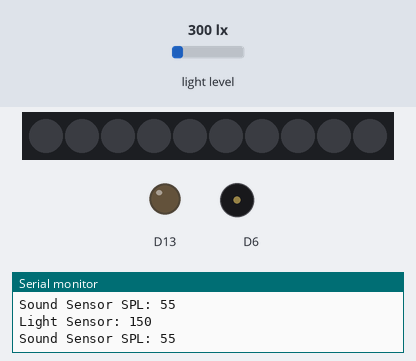
A sketch run on a simulated Adafruit Circuit Playground Express. On the bench: 10 RGB LEDs in strip order, left to right, output pins drawn as LEDs (lit = HIGH), buzzer (waves = sounding), the last lines printed to the serial monitor. The test bench sets the inputs (shaded band); at power-on: light level 300 lx.

Above: at 1.2 s.
1.3 s: light level set to 46 lx
2.8 s: light level set to 37 lx
At 3.07 s:
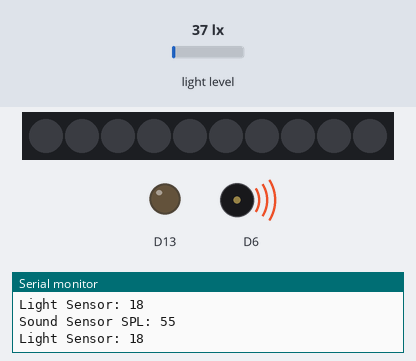
4.9 s: light level set to 500 lx
At 6.1 s:
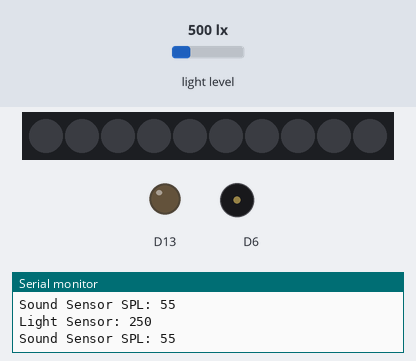
6.4 s: light level set to 40 lx
At 6.58 s:
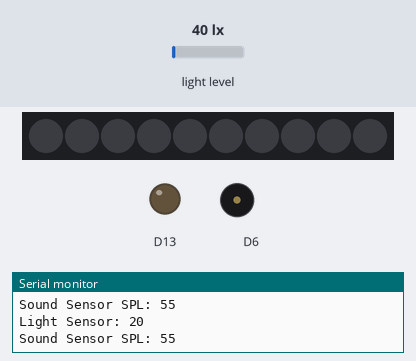
Timing chart, 0 to 9.4 s (numbered marks = the images above; inputs shaded):
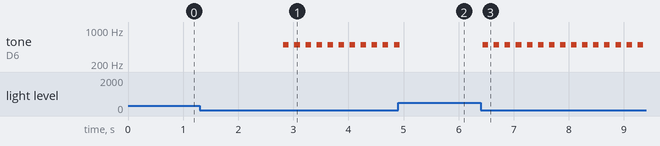

The sketch:

CreativeCodingArduinoDemo.ino
```cpp
//Diego, Eric, AJ, Leo, Raiziah, Robyn, jun, Leticia Altamiranda

#include <Adafruit_CircuitPlayground.h>

int value1; //declaring value for the sound sensor
int value2; //declaring value for the light sensor

void setup() {
  Serial.begin(9600);
  CircuitPlayground.begin();
}

void loop() {
 //Declaring value of the sound level = value 1
  value1 = CircuitPlayground.mic.soundPressureLevel(10);

  Serial.print("Sound Sensor SPL: "); //print string to serial console
  Serial.println(value1);

  delay(90);

  value2 = CircuitPlayground.lightSensor(); // senses the light detect levels

  Serial.print("Light Sensor: ");  // print string to serial console
  Serial.println(value2);

  delay(0.5); //time between next value output

  if (value1 >= 70){ //depending pn the volume detected the color changes
     CircuitPlayground.setPixelColor(1, 128, 128,   0);
  }
  else { //makes it so the pixel light isn't constantly on
    CircuitPlayground.clearPixels(); //turns off all pixel lights
}

  if (value2 <= 20){ //tells circuit to play tone whenever light reaches a value of 20 or below
    CircuitPlayground.playTone(500, 100);
  delay(0.5);
  } //doesn't need an else statement

}
```

Measured:
- the behaviour switches between 42 and 41 lx on light level (found by bisection; images 0 and 1)
- after the input at 2.8 s, tone on D6: alternates 500 Hz for 0.10 s and silent for 0.10 s, starting at once
- after the input at 4.9 s, tone on D6: goes on until 4.9 s, then stays silent
- after the input at 6.4 s, tone on D6: alternates 500 Hz for 0.10 s and silent for 0.10 s, starting at once
